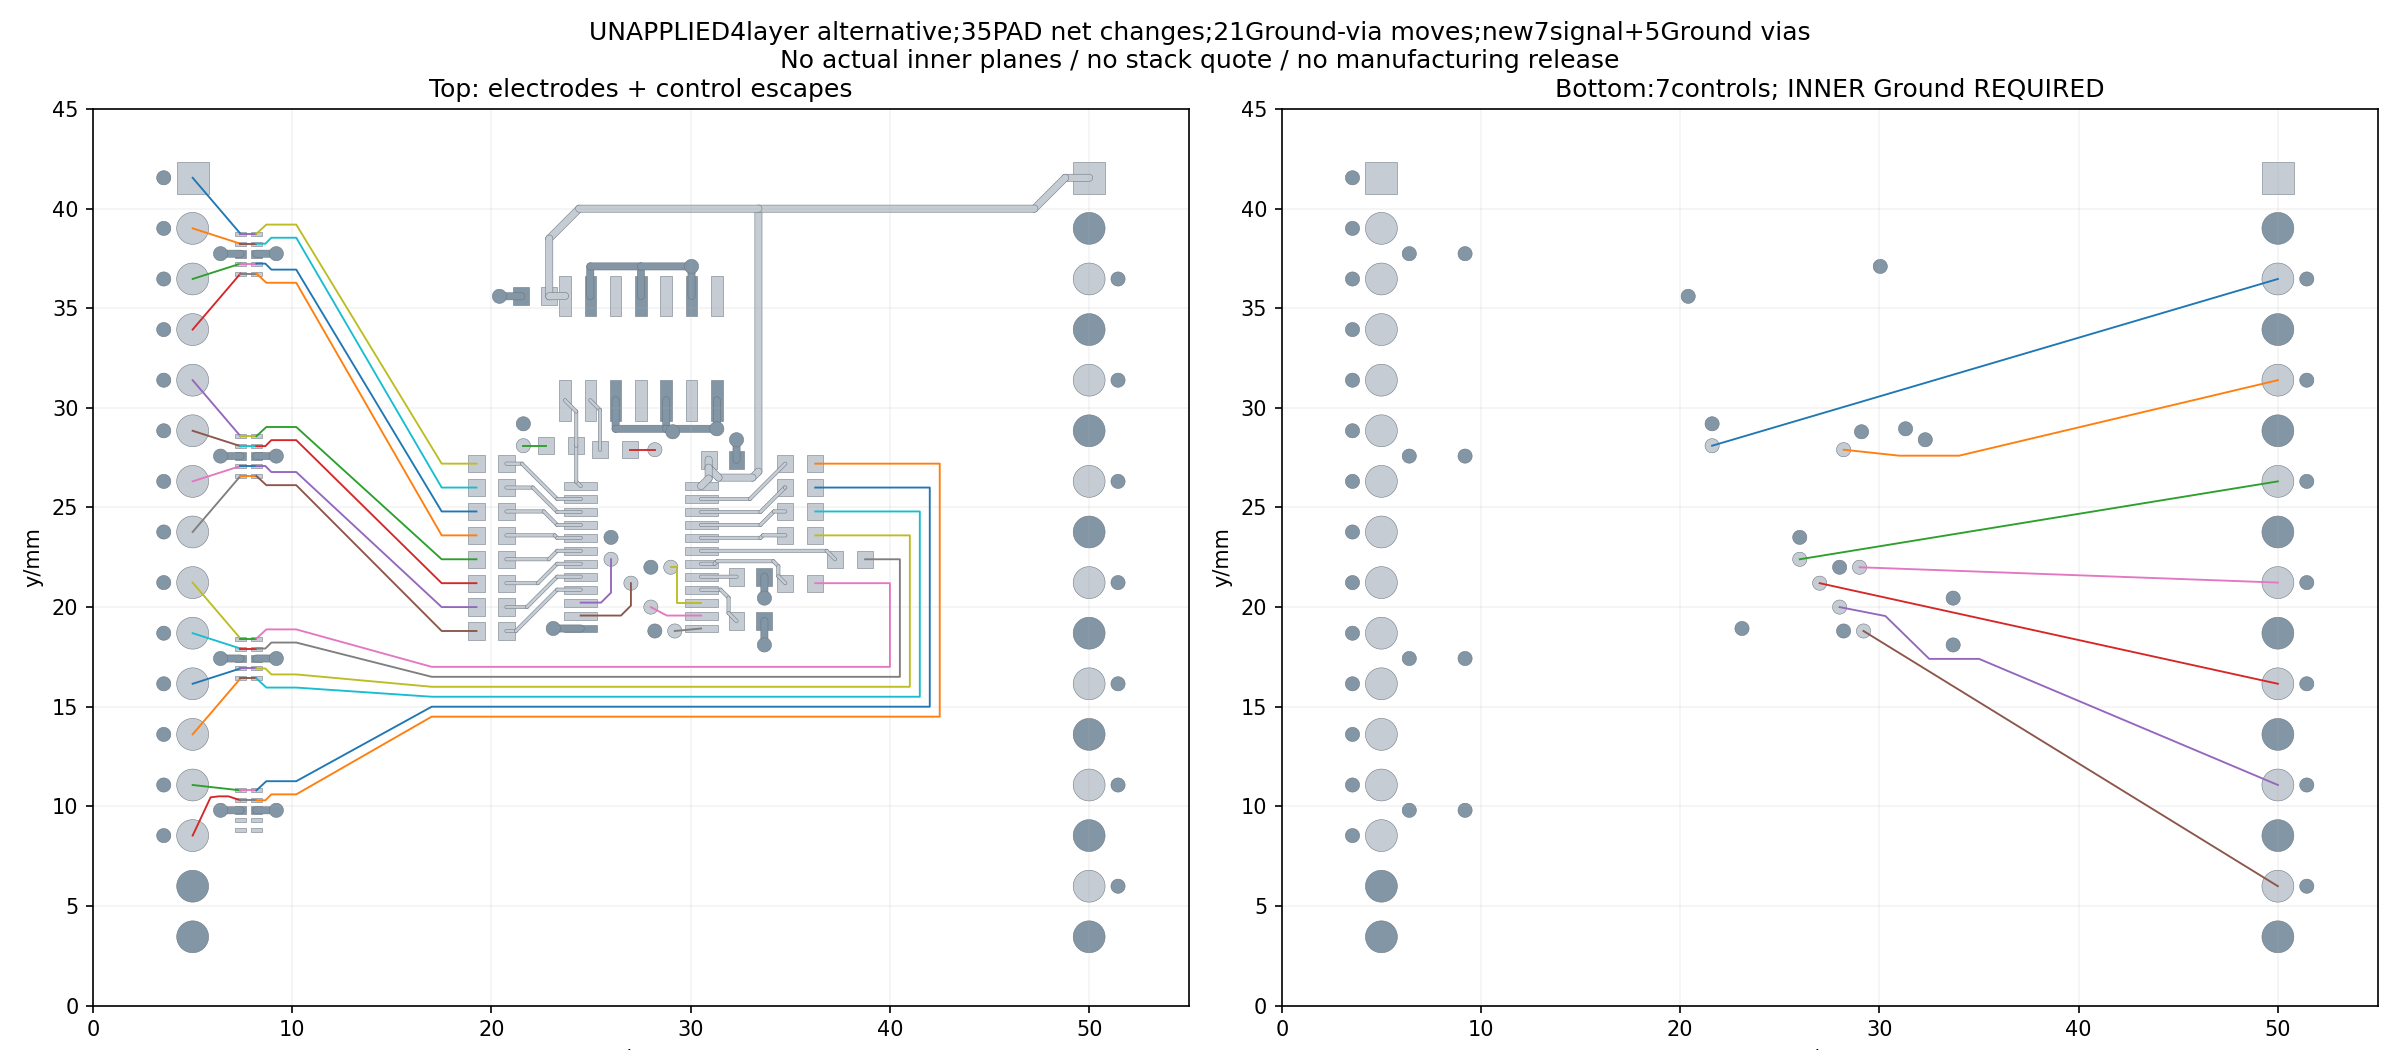

This chart was generated by the following Python code:
"""Explicit four-layer alternative, offline only; no hidden layer/cost acceptance.
Top electrodes and7 short source escapes; Bottom7 controls; two real Ground
planes are REQUIRED in a future native candidate. No hypothetical fill accepted.
"""
from pathlib import Path
import json,hashlib,sys,copy,datetime,math
sys.path.insert(0,'D:/FPGA-Project/codex-tools/pcb-resume-20261020')
from shapely.geometry import Point,LineString,box
from shapely.affinity import rotate
from shapely import union_all
import matplotlib
matplotlib.use('Agg')
import matplotlib.pyplot as plt
from matplotlib.patches import Polygon as PatchPolygon
E=Path(__file__).parent
def read(n):return json.loads((E/n).read_text(encoding='utf-8-sig'))
def sha(p):return hashlib.sha256(p.read_bytes()).hexdigest()
prior=read('sensor-fourlayer-control-candidate-current.json') if (E/'sensor-fourlayer-control-candidate-current.json').exists() else {}
prior_rejection=prior.get('rejected_prior_geometry',dict(route_violations=prior.get('route_violations',[]),new_via_violations=prior.get('new_via_violations',[]),reason='Explicit revision:move MUX inner escape to29.3mm;routeSENSE below actual Ground vias;routeADDR2 aroundC4Ground andADDR3via. No rule relaxation.'))
base=read('sensor-whole14-channel-current.json');assert base['all_candidate_physical_pass'] and base['all14_fourPAD_connectivity_pass']
assert sha(E/'sensor-front-14nets-current.epcb2')==base['source_sha256']
native=read('control-power-current-plan.json')['native_file_checks'];assert all(sha(Path(r['file']))==r['actual'] for r in native)
pads=read('sensor-front-exact-source-pads-14nets-current.json')['pads'];by={(p['ref'],p['pin']):p for p in pads};changes=copy.deepcopy(base['proposed_PAD_net_changes'])
for c in changes:
 p=by[(c['ref'],c['pin'])];assert p['net']==c['old'];p['net']=c['proposed']
pin_nets={'3':'RC_DRIVE','5':'SENSE_OUT','7':'ADDR0','9':'MUX_DISABLE','11':'ADDR1','13':'ADDR2','15':'ADDR3'}
for pin,net in pin_nets.items():
 p=by[('J2',pin)];changes.append(dict(ref='J2',pin=pin,old=p['net'],proposed=net,reason='Explicit odd-pin control order for fourlayer candidate; all evenGround/pin1power unchanged. Harness must be revised.'));p['net']=net
a=read('sensor-front-native-14nets-reopened-DRC-current.json')['value'];vias=copy.deepcopy(a['vias']);moves=copy.deepcopy(base['proposed_Ground_via_moves'])
for m in moves:
 v=next(v for v in vias if v['primitiveId']==m['id']);v['x']=m['proposed_mm'][0]/.0254;v['y']=m['proposed_mm'][1]/.0254
for pin in pin_nets:
 p=by[('J2',pin)];matches=[v for v in vias if abs(v['x']*.0254-48.54990036)<1e-5 and abs(v['y']*.0254-p['y_mm'])<.001];assert len(matches)==1,pin
 v=matches[0];old=[v['x']*.0254,v['y']*.0254];new=[2*p['x_mm']-old[0],old[1]];v['x']=new[0]/.0254
 moves.append(dict(id=v['primitiveId'],net='GND',old_mm=old,proposed_mm=new,header='J2',header_pin=int(pin),return_distance_mm=math.dist(new,[p['x_mm'],p['y_mm']]),diameter_mm=v['diameter']*.0254,drill_mm=v['holeDiameter']*.0254))
assert len(changes)==35 and len(moves)==21 and all(m['return_distance_mm']<=1.5 for m in moves)
def shape(p):
 s=p['shape'];w=s['width']*.0254;h=s['height']*.0254
 return Point(p['x_mm'],p['y_mm']).buffer(w/2,quad_segs=256) if s['padType']=='ELLIPSE' and abs(w-h)<1e-6 else rotate(box(p['x_mm']-w/2,p['y_mm']-h/2,p['x_mm']+w/2,p['y_mm']+h/2),p['angle'],origin=(p['x_mm'],p['y_mm']))
obs=[]
for p in pads:obs.append((p['ref']+'.'+p['pin'],p['net'],shape(p),.1651,{1,2} if p['layer']==12 else {p['layer']},'PAD'))
for t in a['lines']:obs.append((t['primitiveId'],t['net'],LineString([(t['startX']*.0254,t['startY']*.0254),(t['endX']*.0254,t['endY']*.0254)]).buffer(t['lineWidth']*.0254/2,quad_segs=256),.1651,{t['layer']},'SOURCE_LINE'))
for v in vias:obs.append((v['primitiveId'],v['net'],Point(v['x']*.0254,v['y']*.0254).buffer(v['diameter']*.0254/2,quad_segs=256),.2501011,{1,2},'SOURCE_VIA'))
routes=[dict(net=c['net'],kind=c['kind'],layer=1,points=c['points'],width_mm=c['width_mm']) for c in base['routes']]
S={'RC_DRIVE':[21.6,28.1],'SENSE_OUT':[28.2,27.9],'ADDR0':[26.0,22.4],'ADDR1':[27.0,21.2],'ADDR2':[28.0,20.0],'ADDR3':[29.2,18.8],'MUX_DISABLE':[29.0,22.0]}
G={'RC_DRIVE':[21.6,29.2],'SENSE_OUT':[29.1,28.8],'ADDR0':[26.0,23.5],'ADDR1':[28.0,22.0],'MUX_DISABLE':[28.0,22.0],'ADDR2':[28.2,18.8],'ADDR3':[28.2,18.8]}
sources={'RC_DRIVE':('R1','1'),'SENSE_OUT':('R2','2'),'ADDR0':('U1','10'),'ADDR1':('U1','11'),'ADDR2':('U1','14'),'ADDR3':('U1','13'),'MUX_DISABLE':('U1','15')}
new_vias=[]
for net,xy in S.items():new_vias.append(dict(id='signal:'+net,net=net,xy_mm=xy,diameter_mm=.7112,drill_mm=.36068))
for k,xy in enumerate(sorted({tuple(v) for v in G.values()})):new_vias.append(dict(id='return:'+str(k),net='GND',xy_mm=list(xy),diameter_mm=.7112,drill_mm=.36068))
for v in new_vias:obs.append((v['id'],v['net'],Point(v['xy_mm']).buffer(v['diameter_mm']/2,quad_segs=256),.2501011,{1,2},'NEW_VIA'))
for net,key in sources.items():
 p=by[key];start=[p['x_mm'],p['y_mm']]
 if net=='ADDR0':pts=[start,[25.5,start[1]],[26.0,start[1]+.5],S[net]]
 elif net=='ADDR1':pts=[start,[26.5,start[1]],[27.0,start[1]+.5],S[net]]
 elif net=='ADDR2':pts=[start,[28.8,start[1]],S[net]]
 elif net=='MUX_DISABLE':pts=[start,[29.3,start[1]],[29.3,22.0],S[net]]
 else:pts=[start,S[net]]
 routes.append(dict(net=net,kind='TOP_SOURCE_ESCAPE',layer=1,points=pts,width_mm=.1651))
 p=next(by[('J2',pin)] for pin,n in pin_nets.items() if n==net)
 bottom=[S[net],[p['x_mm'],p['y_mm']]]
 if net=='SENSE_OUT':bottom=[S[net],[31.0,27.6],[34.0,27.6],[p['x_mm'],p['y_mm']]]
 elif net=='ADDR2':bottom=[S[net],[30.3,19.55],[32.5,17.4],[35.0,17.4],[p['x_mm'],p['y_mm']]]
 routes.append(dict(net=net,kind='BOTTOM_CONTROL',layer=2,points=bottom,width_mm=.1651))
for i,c in enumerate(routes):obs.append(('route:'+str(i),c['net'],LineString(c['points']).buffer(c['width_mm']/2,quad_segs=256),.1651,{c['layer']},'NEW_LINE'))
bad=[];checks=[]
for i,c in enumerate(routes):
 own=next(o for o in obs if o[0]=='route:'+str(i));local=[];margin=1e9
 for nm,n,g,clear,layers,kind in obs:
  if n!=c['net'] and c['layer'] in layers:
   dd=own[2].distance(g);margin=min(margin,dd-clear)
   if dd<clear-1e-8:local.append(dict(other=nm,kind=kind,actual_mm=dd,required_mm=clear))
 if local:bad.append(dict(net=c['net'],kind=c['kind'],violations=local))
 checks.append(dict(**c,physical_pass=not local,minimum_extra_clearance_mm=margin))
via_bad=[]
for v in new_vias:
 own=next(o for o in obs if o[0]==v['id'])
 for nm,n,g,clear,layers,kind in obs:
  if n!=v['net'] and own[2].distance(g)<max(.2501011,clear)-1e-8:via_bad.append(dict(via=v['id'],other=nm,kind=kind,actual_mm=own[2].distance(g),required_mm=max(.2501011,clear)))
# Drill spacing separately, including same-net holes.
holes=[dict(id=v['primitiveId'],xy=[v['x']*.0254,v['y']*.0254],drill=v['holeDiameter']*.0254) for v in vias]+[dict(id=v['id'],xy=v['xy_mm'],drill=v['drill_mm']) for v in new_vias]
for p in pads:
 if p['hole']:holes.append(dict(id=p['ref']+'.'+p['pin'],xy=[p['hole_x_mm'],p['hole_y_mm']],drill=p['hole']['width']*.0254))
hole_bad=[]
for i,h in enumerate(holes):
 for k in holes[i+1:]:
  gap=math.dist(h['xy'],k['xy'])-(h['drill']+k['drill'])/2
  if gap<.2999994-1e-8:hole_bad.append(dict(a=h['id'],b=k['id'],edge_gap_mm=gap,required_mm=.2999994))
returns=[dict(net=n,signal_via_mm=S[n],Ground_via_mm=G[n],distance_mm=math.dist(S[n],G[n])) for n in S]
assert all(x['distance_mm']<=1.5 for x in returns)
assert all(sha(Path(r['file']))==r['actual'] for r in native)
r=dict(at=datetime.datetime.now().astimezone().isoformat(),state='OFFLINE_FOURLAYER_ALTERNATIVE_NOT_COSTED_OR_NATIVE',source_sha256=base['source_sha256'],input14_channel_sha256=sha(E/'sensor-whole14-channel-current.json'),explicit_layer_change='2layer current ->4layer alternative:Top signal/Inner1 Ground/Inner2 Ground/Bottom controls. Requires actual manufacturer stack and native layer identities/real pours; not silently accepted.',board_mm=[55,45],
 rejected_prior_geometry=prior_rejection,
 saved_source_rules=dict(track_PAD_clearance_mm=.1651,via_clearance_mm=.2501011,hole_to_hole_clearance_mm=.2999994,source='sensor-front-native-pcb-verified-rule-readback.json'),offline_rule_erratum='Initial drill-only helper used0.25mm; native saved rule is0.2999994mm and is rechecked here without any native rule change. Via comparisons now also use exact saved0.2501011mm.',
 proposed_PAD_net_changes=changes,proposed_PAD_change_count=len(changes),proposed_Ground_via_moves=moves,new_vias=new_vias,new_signal_vias=7,new_Ground_return_vias=5,total_vias=len(vias)+len(new_vias),
 routes=checks,all_routes_physical_pass=not bad,route_violations=bad,new_vias_physical_pass=not via_bad,new_via_violations=via_bad,all_drill_spacing_pass=not hole_bad,drill_violations=hole_bad,
 signal_to_return_pairs=returns,all_new_signal_vias_have_Ground_return_within1_5mm=True,J2_candidate_pin_nets=pin_nets,J2_scope_warning='OldJ2.15SENSE_OUT is obsolete ONLY FOR THIS UNAPPLIED fourlayer candidate. CandidateJ2.5=SENSE_OUT;6bank outputs remain six independent GPIOs. All7odd signalpins explicitly reassigned, evenGround/pin1power unchanged. NativeJ2 unchanged.',
 all_new_reference_planes_actual=False,whole_reference_DC_oldcontacts_and_real_repour_pending=True,manufacturer_stack_quote_delivery_pending=True,whole700budget_accepted=False,existing91Top_lines_retained=True,native_applied=False,native40unchanged=True,physical_tests='UNMEASURED',manufacturing_release=False)
(E/'sensor-fourlayer-control-candidate-current.json').write_text(json.dumps(r,ensure_ascii=False,indent=2)+'\n',encoding='utf-8')
fig,axs=plt.subplots(1,2,figsize=(16,7))
for ax,L in zip(axs,[1,2]):
 for nm,n,g,cl,ls,k in obs:
  if L not in ls or k=='NEW_LINE':continue
  ax.add_patch(PatchPolygon(list(g.exterior.coords),facecolor='#8296a5' if n=='GND' else '#c6ccd3',edgecolor='#6b7580',linewidth=.25))
 for c in checks:
  if c['layer']==L:ax.plot([p[0] for p in c['points']],[p[1] for p in c['points']],linewidth=.9)
 ax.set(xlim=(0,55),ylim=(0,45),aspect='equal',xlabel='x/mm',ylabel='y/mm',title=('Top: electrodes + control escapes' if L==1 else 'Bottom:7controls; INNER Ground REQUIRED'))
 ax.grid(alpha=.15)
fig.suptitle('UNAPPLIED4layer alternative;35PAD net changes;21Ground-via moves;new7signal+5Ground vias\nNo actual inner planes / no stack quote / no manufacturing release')
fig.tight_layout();fig.savefig(E/'sensor-fourlayer-control-candidate-current.png',dpi=150);plt.close(fig)
print(json.dumps({k:v for k,v in r.items() if k not in ['routes','proposed_PAD_net_changes','proposed_Ground_via_moves','new_vias','signal_to_return_pairs']},ensure_ascii=False))
